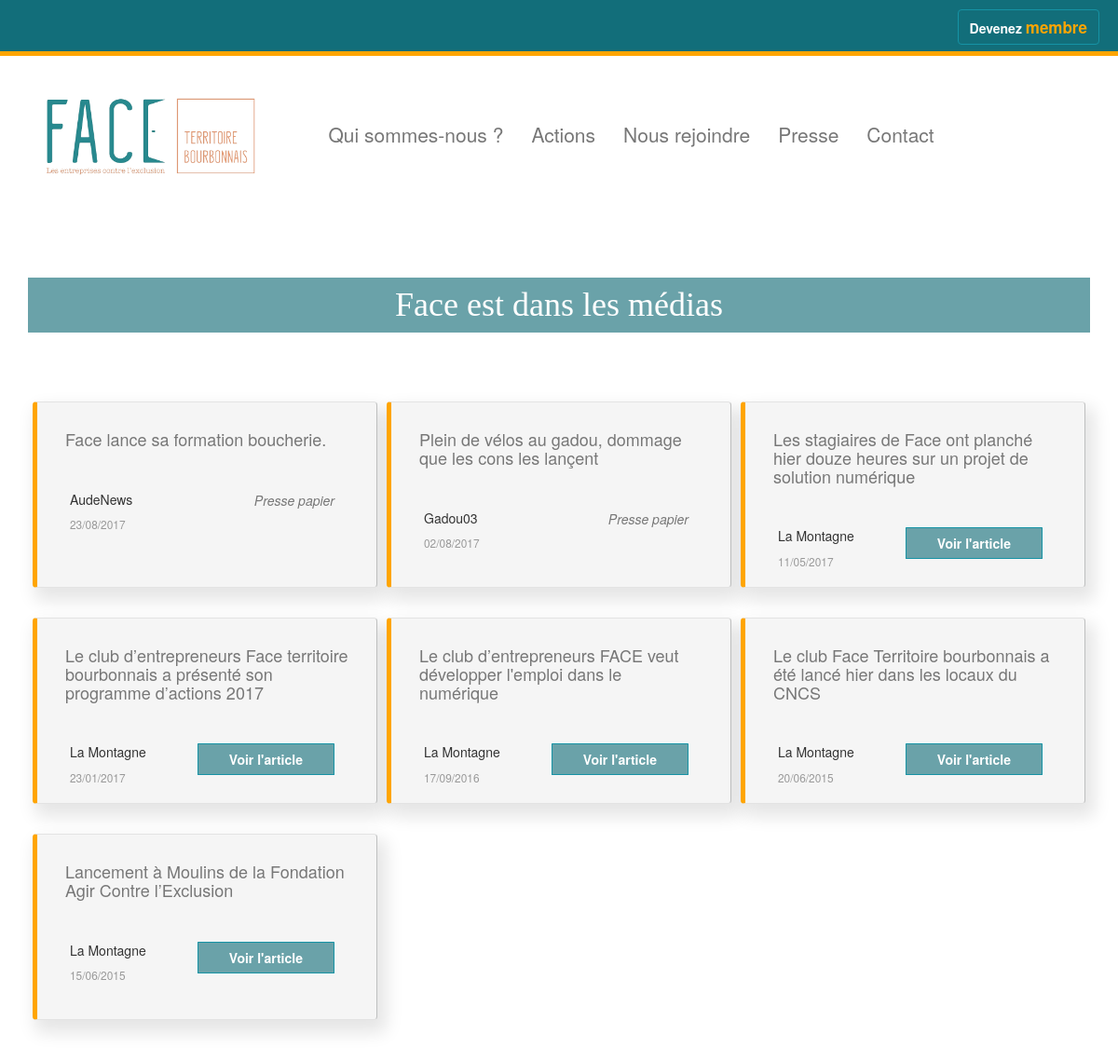
/index.php?p=news.index (upper part), run on an earlier commit of the app's database.
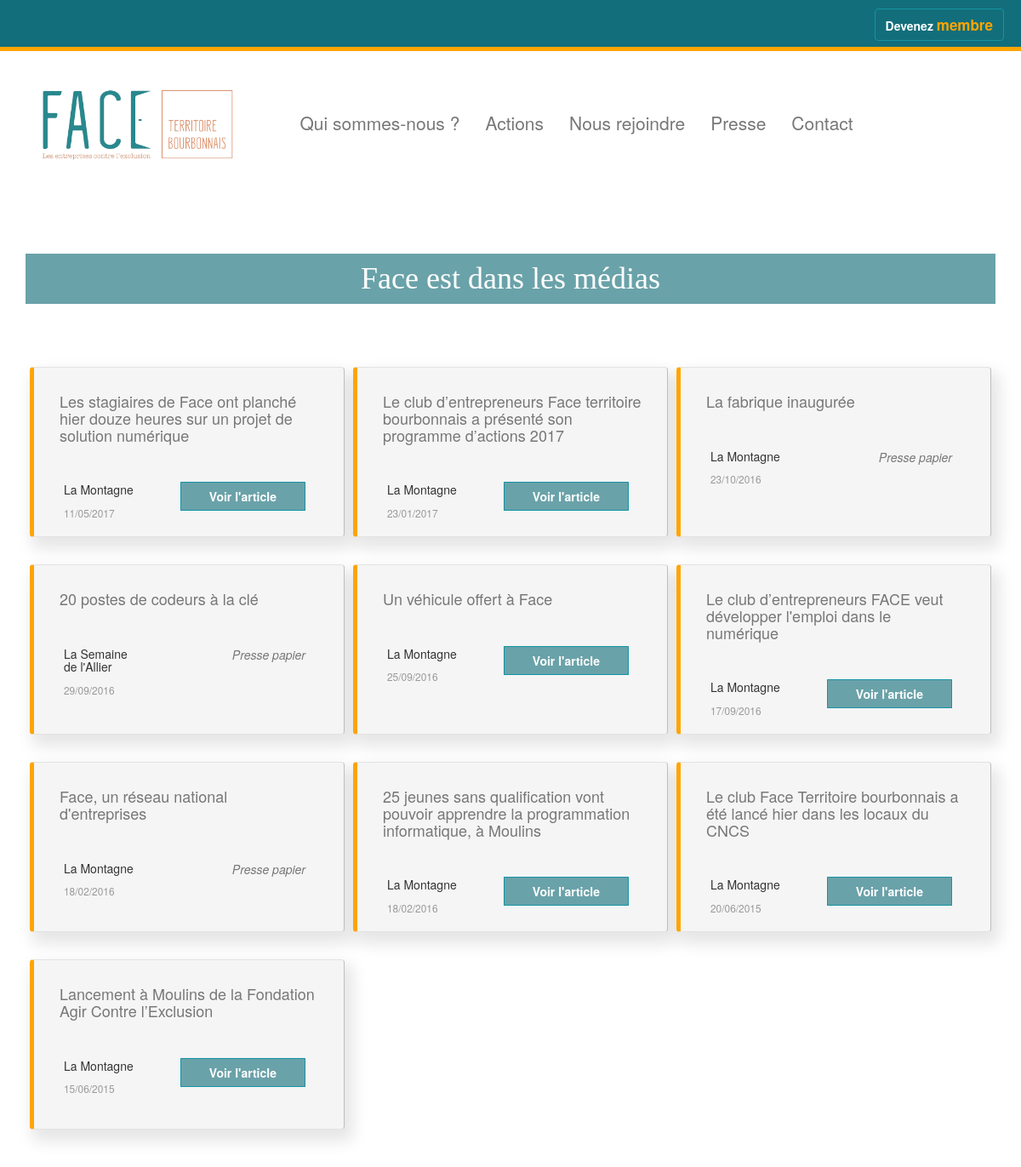
And on a later commit of the database.
### tables this page shows
CREATE TABLE `news` (
  `id` int(11) NOT NULL,
  `newsdate` date NOT NULL,
  `title` text NOT NULL,
  `link` varchar(255) NOT NULL,
  `fromwhere` varchar(100) NOT NULL
);

### core/Controller/Controller.php (called while the page is built, shortened)
<?php
class Controller{
    protected $viewPath;
    protected function render($mainview, $mainvariables = [], $sideview ='', $sidevariables = []){
        extract($mainvariables);
        require($this->viewPath . str_replace('.', '/', $mainview) . '.php');
    }
}

### app/Controller/NewsController.php (called while the page is built, shortened)
<?php
class NewsController extends AppController{
    public function index(){
        $news = $this->News->last();
        $this->render('news.index', compact('news'));
    }
}

### public/index.php (called while the page is built, shortened)
<?php
if(isset($_GET['p'])){
    $page = $_GET['p'];
}else{
    $page = 'posts.index';
}
$page = explode('.', $page);
if($page[0] == 'admin'){
    $controller = '\App\Controller\Admin\\' . ucfirst($page[1]) . 'Controller';
    $action = $page[2];
} else{
    $action = $page[1];
}
$controller = new $controller();
$controller->$action();

### core/Table/Table.php (called while the page is built, shortened)
<?php
class Table
{
    protected $db;
    public function __construct(Database $db)
    {
        $this->db = $db;
    }
    public function query($statement, $attributes = null, $one = false){
        if($attributes){
            return $this->db->prepare(
                $statement,
                $attributes,
                str_replace('Table', 'Entity', get_class($this)),
                $one
            );
        } else {
            return $this->db->query(
                $statement,
                str_replace('Table', 'Entity', get_class($this)),
                $one
            );
        }
    }
}

### core/Database/MysqlDatabase.php (called while the page is built, shortened)
<?php
class MysqlDatabase extends Database{
    private $db_name;
    private $db_user;
    private $db_pass;
    private $db_host;
    private $db_char;
    private $pdo;
    public function __construct($db_name, $db_user = 'root', $db_pass = 'root', $db_char= 'UTF8', $db_host = 'localhost'){
        $this->db_name = $db_name;
        $this->db_user = $db_user;
        $this->db_pass = $db_pass;
        $this->db_host = $db_host;
        $this->db_char = $db_char;
    }
    private function getPDO(){
        if($this->pdo === null){
            $pdo = new PDO('mysql:dbname=' . $this->db_name . ';host=' . $this->db_host.';charset='.$this->db_char, $this->db_user, $this->db_pass);
            $pdo->setAttribute(PDO::ATTR_ERRMODE, PDO::ERRMODE_EXCEPTION);
            $this->pdo = $pdo;
        }
        return $this->pdo;
    }
    public function query($statement, $class_name = null, $one = false){
        $req = $this->getPDO()->query($statement);
        if($class_name === null){
            $req->setFetchMode(PDO::FETCH_OBJ);
        } else {
            $req->setFetchMode(PDO::FETCH_CLASS, $class_name);
        }
        if($one) {
            $datas = $req->fetch();
        } else {
            $datas = $req->fetchAll();
        }
        return $datas;
    }
}

### app/Table/NewsTable.php (called while the page is built, shortened)
<?php
class NewsTable extends Table{
    public function last(){
        return $this->query("
            SELECT *, DATE_FORMAT(newsdate,'%d/%m/%Y') AS newsdatefr
            FROM news
            ORDER BY newsdate DESC");
    }
}

### app/Autoloader.php (called while the page is built, shortened)
<?php
class Autoloader{
    static function autoload($class){
        if (strpos($class, __NAMESPACE__ . '\\') === 0){
            $class = str_replace(__NAMESPACE__ . '\\', '', $class);
            $class = str_replace('\\', '/', $class);
        }
    }
}

### core/Autoloader.php (called while the page is built, shortened)
<?php
class Autoloader{
    static function autoload($class){
        if (strpos($class, __NAMESPACE__ . '\\') === 0){
            $class = str_replace(__NAMESPACE__ . '\\', '', $class);
            $class = str_replace('\\', '/', $class);
        }
    }
}

### app/Views/news/index.php (the view)
  <h1 class="col-md-12 hidden-sm-down titlenews text-center">Face est dans les médias</h1>
  <section class="col-xs-12" id="sectionApprenant">
    <div class="row contenantpresse">
     <?php foreach ($news as $news): ?>
      <div class="col-xs-12 col-sm-6 col-md-4">
        <div class="well">
          <div class="row" id="cadre">
            <h4><?= $news->title ?></h4><br/></h4>
            <div class="col-md-4 col-xs-4">
            <h5><?= $news->fromwhere ?></h5>
            <small>
              <?= $news->newsdatefr; ?>
            </small>
          </div>
          <?php if($news->link!==''): ?>
          <a class="col-md-7 col-sm-5 col-xs-7 pull-right" href="<?= $news->link; ?>" target="blank"><button type="button" class="btn btn-default boutonMobile">Voir l'article</button></a>
        <?php else : ?>
           <div class="col-md-7 col-sm-5 col-xs-7 pull-right "><div class="newspaper pull-right">Presse papier</div></div>
        <?php endif ?>
        </div>
      </div>
    </div>
  <?php endforeach ?>
</div>
</section>

What changed in the data, as far as the page shows it:
removed news: title "Face lance sa formation boucherie.", fromwhere "AudeNews", newsdatefr "23/08/2017", link "Presse papier"
removed news: title "Plein de vélos au gadou, dommage que les cons les lançent", fromwhere "Gadou03", newsdatefr "02/08/2017", link "Presse papier"
added news: title "La fabrique inaugurée", fromwhere "La Montagne", newsdatefr "23/10/2016", link "Presse papier"
added news: title "20 postes de codeurs à la clé", fromwhere "La Semaine de l'Allier", newsdatefr "29/09/2016", link "Presse papier"
added news: title "Un véhicule offert à Face", fromwhere "La Montagne", newsdatefr "25/09/2016"
added news: title "Face, un réseau national d'entreprises", fromwhere "La Montagne", newsdatefr "18/02/2016", link "Presse papier"
added news: title "25 jeunes sans qualification vont pouvoir apprendre la programmation informatique, à Moulins", fromwhere "La Montagne", newsdatefr "18/02/2016"
